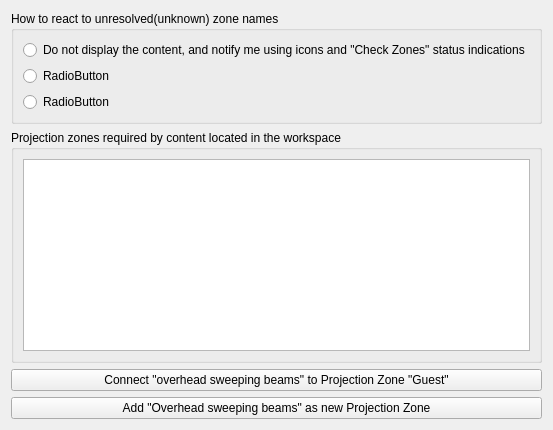
         <widget class="QWidget" name="tab_5">
          <attribute name="title">
           <string>Unresolved zone names:</string>
          </attribute>
          <layout class="QVBoxLayout" name="verticalLayout_24">
           <item>
            <widget class="QGroupBox" name="groupBox_13">
             <property name="title">
              <string>How to react to unresolved(unknown) zone names</string>
             </property>
             <layout class="QVBoxLayout" name="verticalLayout_26">
              <item>
               <widget class="QRadioButton" name="radioButton_5">
                <property name="text">
                 <string>Do not display the content, and notify me using icons and &quot;Check Zones&quot; status indications</string>
                </property>
               </widget>
              </item>
              <item>
               <widget class="QRadioButton" name="radioButton_6">
                <property name="text">
                 <string>RadioButton</string>
                </property>
               </widget>
              </item>
              <item>
               <widget class="QRadioButton" name="radioButton_7">
                <property name="text">
                 <string>RadioButton</string>
                </property>
               </widget>
              </item>
             </layout>
            </widget>
           </item>
           <item>
            <widget class="QGroupBox" name="groupBox_14">
             <property name="title">
              <string>Projection zones required by content located in the workspace</string>
             </property>
             <layout class="QVBoxLayout" name="verticalLayout_25">
              <item>
               <widget class="QTableView" name="tableView_2"/>
              </item>
             </layout>
            </widget>
           </item>
           <item>
            <widget class="QPushButton" name="pushButton_60">
             <property name="text">
              <string>Connect &quot;overhead sweeping beams&quot; to Projection Zone &quot;Guest&quot;</string>
             </property>
            </widget>
           </item>
           <item>
            <widget class="QPushButton" name="pushButton_61">
             <property name="text">
              <string>Add &quot;Overhead sweeping beams&quot; as new Projection Zone</string>
             </property>
            </widget>
           </item>
          </layout>
         </widget>
